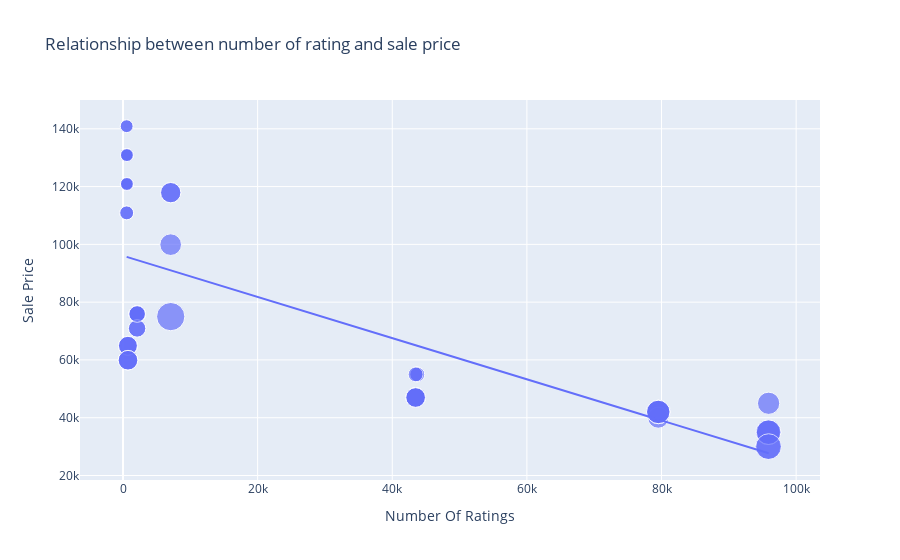

Notebook source saved alongside this figure:
### Code cell
figure = px.scatter(data_frame=df,x="Number Of Ratings", y="Sale Price", size= "Discount Percentage", trendline="ols", title="Relationship between number of rating and sale price")
figure.show()
